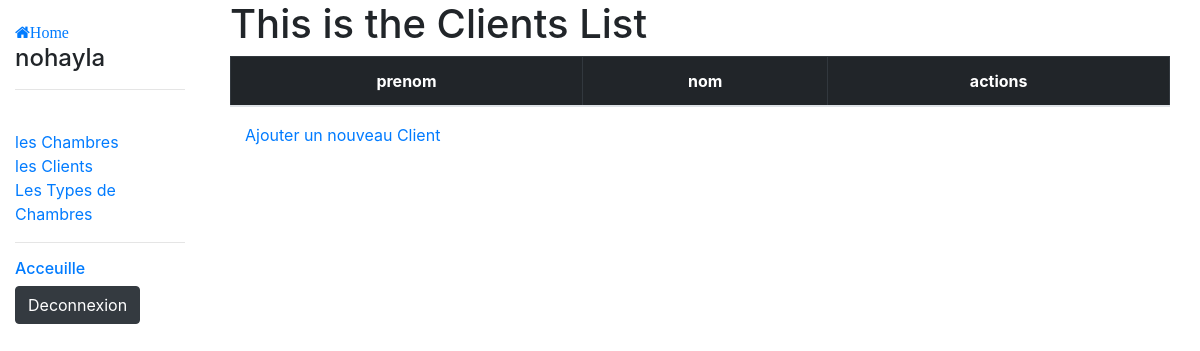
The app's page /GestionHotel/clients (signed in), older data.
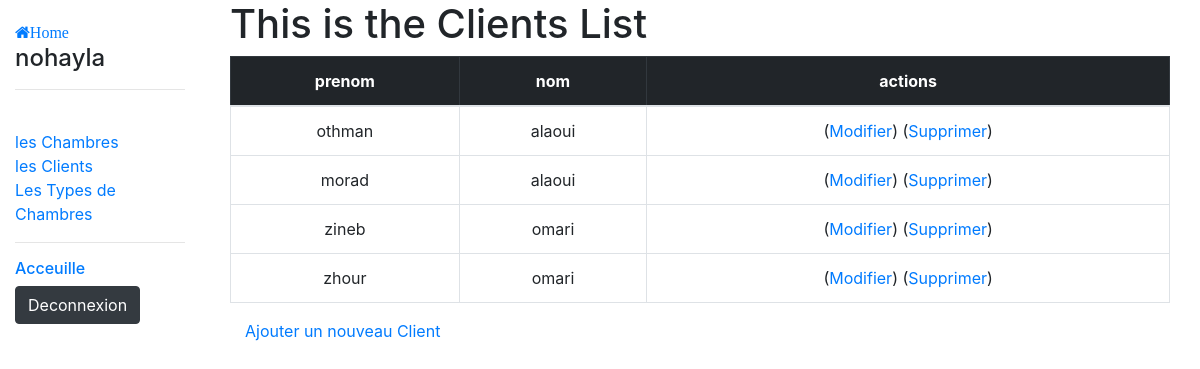
The same page, newer data.
### GestionHotel/models.py (models this page shows, shortened)
class Client(models.Model):
    SEX = (
        ('M', 'Male'),
        ('F', 'Female'),
    )
    ID = (
        ('PS', 'Passport'),
        ('IC', 'Identity Card'),
    )
    first_name = models.CharField(max_length=60)
    last_name = models.CharField(max_length=60)
    sex = models.CharField(max_length=1, choices=SEX)
    birth_date = models.DateField(auto_now=False, auto_now_add=False)
    phone_number = PhoneField(blank=True, help_text='numero de telephone') #par pip instal phonefield
    email_client = models.EmailField(blank=True, null=True)
    identificator_type = models.CharField(max_length=2, choices=ID)
    id_number = models.CharField(max_length=10, unique=True)
    class Meta:
        ordering = ['last_name']

### GestionHotel/views.py (the view)
# urls.py: path('clients', views.ClientsListView.as_view(), name= 'all-clients'),
class ClientsListView(LoginRequiredMixin, generic.ListView):
    model = Client

### GestionHotel/templates/GestionHotel/client_list.html (shortened to what this page needs)
{% extends "base_generic.html" %}
    {% block content %}
    <div class="container">
    <h1>This is the Clients List </h1>
          <table border="2" class="table text-center table-hover table-bordered caption-top">
            <thead class="table-dark">
              <tr>
                <th> prenom </th>
                <th> nom </th>
                <th colspan="2"> actions     </th>
              </tr>
            </thead>
            <tbody>
              {% for client in client_list %}
              <tr>
                <td>{{client.first_name}}</td>
                <td>{{client.last_name}}</td>
                <td colspan="2">(<a href=" {% url 'GestionHotel:client-update' client.id %} ">Modifier</a>)   (<a href=" {% url 'GestionHotel:client-delete' client.id %} ">Supprimer</a>)</td>
              </tr>
              {% endfor %}
            </tbody>
          </table>
          <div class="container">
            <p> <a href="{% url 'GestionHotel:client-creation' %}"> Ajouter un nouveau Client </a></p>
          </div>
{% endblock content %}

Row changes from the older to the newer data that the page shows:
added Client: first_name "othman", last_name "alaoui"
added Client: first_name "morad", last_name "alaoui"
added Client: first_name "zineb", last_name "omari"
added Client: first_name "zhour", last_name "omari"
